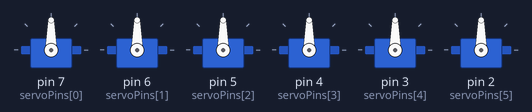
Bench run of a sketch on a simulated Arduino Uno, built with avr-gcc and run on an emulated ATmega328P. Shown: 6 × servo. What the sketch prints to the serial monitor is not drawn.

Above: at 0.1 s.
At 2.16 s:
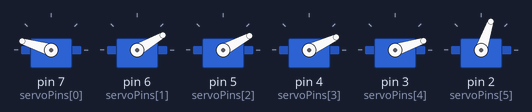
At 3.08 s:
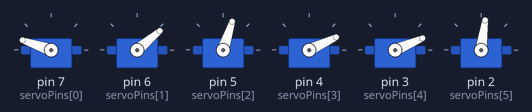
At 3.99 s:
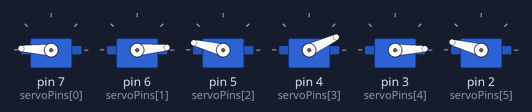
At 5.0 s:
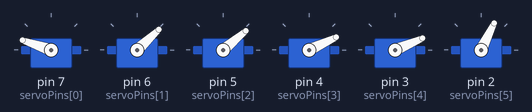
Timing chart, 0 to 6.5 s (numbered marks = the images above):
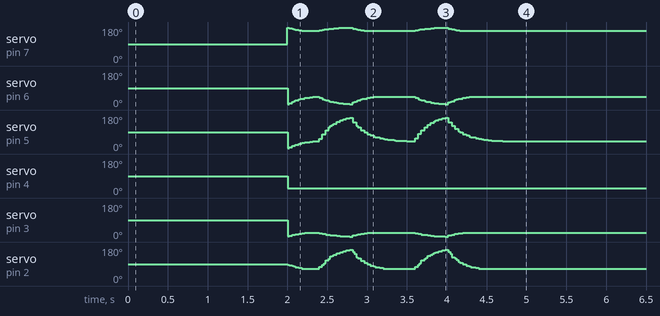

The sketch:

uhand_actions.ino
```cpp
#include <Servo.h> //(import servo library)
#include "uhand_servo.h" //(import action group contorl library)

/* (define pins) */
const static uint8_t servoPins[6] = { 7, 6, 5, 4, 3, 2 };//(define servo pins)
int action_index=3;  //action（actions.h）(action number to be executed; for more details about relevant action data, view action array (actions.h))

//(action group control object)
HW_ACTION_CTL action_ctl;
//(servo control object)
Servo servos[6];

const uint8_t limt_angles[6][2] = {{0,82},{0,180},{0,180},{25,180},{0,180},{0,180}}; /* (angle limit for each joint) */
static float servo_angles[6] = { 0,0,0,0,0, 90 };  /* (the actual angle values controlled by servos) */

static void servo_control(void); /* (servo control) */
void user_task(void);

void setup() {
  // put your setup code here, to run once:
  Serial.begin(115200);
  // (set the timeout for serial port reading data)
  Serial.setTimeout(500);

  // (bind servo IO pin)
  for (int i = 0; i < 6; ++i) {
    servos[i].attach(servoPins[i]);
  }

  delay(2000);
  Serial.println("start");
}

void loop() {
  // (user task)
  user_task();
  // Action group executing tasks
  action_ctl.action_task();
  //Servo control
  servo_control();
}

void user_task(void)
{
  static uint32_t last_tick = 0;
  if (millis() - last_tick < 100) {
    return;
  }
  last_tick = millis();

  static uint32_t step = 0;
  switch(step)
  {
    case 0:
      //Action control
      action_ctl.action_set(action_index);//Execute Action
      Serial.print("action run.");
      step = 1;
      break;
    case 1:
      if(action_ctl.action_state_get() == 0)
      {
        Serial.println("");
        Serial.println("The action is running successfully!");
      }else{
        Serial.print(" .");
      }
      break;
  }
}

// (servo control task (no need to be modified))
void servo_control(void) {
  static uint32_t last_tick = 0;
  if (millis() - last_tick < 20) {
    return;
  }
  last_tick = millis();

  for (int i = 0; i < 6; ++i) {
    if(servo_angles[i] > action_ctl.extended_func_angles[i])
    {
      servo_angles[i] = servo_angles[i] * 0.9 + action_ctl.extended_func_angles[i] * 0.1;
      if(servo_angles[i] < action_ctl.extended_func_angles[i])
        servo_angles[i] = action_ctl.extended_func_angles[i];
    }else if(servo_angles[i] < action_ctl.extended_func_angles[i])
    {
      servo_angles[i] = servo_angles[i] * 0.9 + (action_ctl.extended_func_angles[i] * 0.1 + 1);
      if(servo_angles[i] > action_ctl.extended_func_angles[i])
        servo_angles[i] = action_ctl.extended_func_angles[i];
    }

    servo_angles[i] = servo_angles[i] < limt_angles[i][0] ? limt_angles[i][0] : servo_angles[i];
    servo_angles[i] = servo_angles[i] > limt_angles[i][1] ? limt_angles[i][1] : servo_angles[i];
    servos[i].write(i == 0 || i == 5 ? 180 - servo_angles[i] : servo_angles[i]);
  }
}
```

actions.h
```cpp
//Action group file
#include <Arduino.h>
#define action_count 3 //Number of action groups

static uint8_t action[action_count][20][7] =
    {
      //Action Group 1
      {{1,0,0,0,0,0,90},{1,180,180,180,180,180,90},{1,0,0,0,0,0,90},
      {1,180,180,180,180,180,90}, {0,0,0,0,0,0,0}},
      //Action Group 2
      {{1,180,180,180,180,180,0},{1,180,180,180,180,180,90},{1,180,180,180,180,180,180},{1,180,180,180,180,180,90}, {0,0,0,0,0,0,0}},
      //Action Group 3
      {{1,19,43,40,8,23,116},{1,0,0,174,0,0,0},{1,19,43,40,8,23,116},{1,19,43,40,8,23,116},{1,0,0,174,0,0,0},{1,19,43,40,8,23,116},
      {0,0,0,0,0,0,0}}
    };


    
```

uhand_servo.cpp
```cpp
#include "uhand_servo.h"

void HW_ACTION_CTL::action_set(int num){
  action_num = num;
}

static int HW_ACTION_CTL::action_state_get(void){
  return action_num;
}

void HW_ACTION_CTL::action_task(void){
  static uint32_t last_tick = 0;
  static uint8_t step = 0;
  static uint8_t num = 0 , delay_count = 0;
  if(action_num != 0 && action_num <= action_count)
  {
    //(interval)
    if (millis() - last_tick < 100) {
      return;
    }
    last_tick = millis();

    switch(step)
    {
      case 0: //(run action)
        if(action[action_num-1][num][0] != 0)
        {
          extended_func_angles[0] = action[action_num-1][num][1];
          extended_func_angles[1] = action[action_num-1][num][2];
          extended_func_angles[2] = action[action_num-1][num][3];
          extended_func_angles[3] = action[action_num-1][num][4];
          extended_func_angles[4] = action[action_num-1][num][5];
          extended_func_angles[5] = action[action_num-1][num][6];

          step = 1;

        }else{ //(if the running is finished)
          num = 0;
          // (clear the action group variable)
          action_num = 0;

        }
        break;
      case 1: //(wait for action running)
        delay_count++;
        if(delay_count > 2)
        {
          num++;
          delay_count = 0;
          step = 0;
        }
        break;
      default:
        step = 0;
        break;
    }
  }
}
```

uhand_servo.h
```cpp
#ifndef _HW_ACTION_CTL_
#define _HW_ACTION_CTL_
#include "actions.h"


class HW_ACTION_CTL{
  public:
    uint8_t extended_func_angles[6] = { 0,0,0,0,0, 90 }; /* (angle values used for secondary development) */
    //(control to execute action group)
    void action_set(int num);
    int action_state_get(void);
    void action_task(void);

  private:
    //(action group control variable)
    int action_num = 0;
};

#endif //_HW_ACTION_CTL_
```

Measured:
- by itself, servo on pin 4 (servoPins[3]): 90° → 25° at 2.0 s
